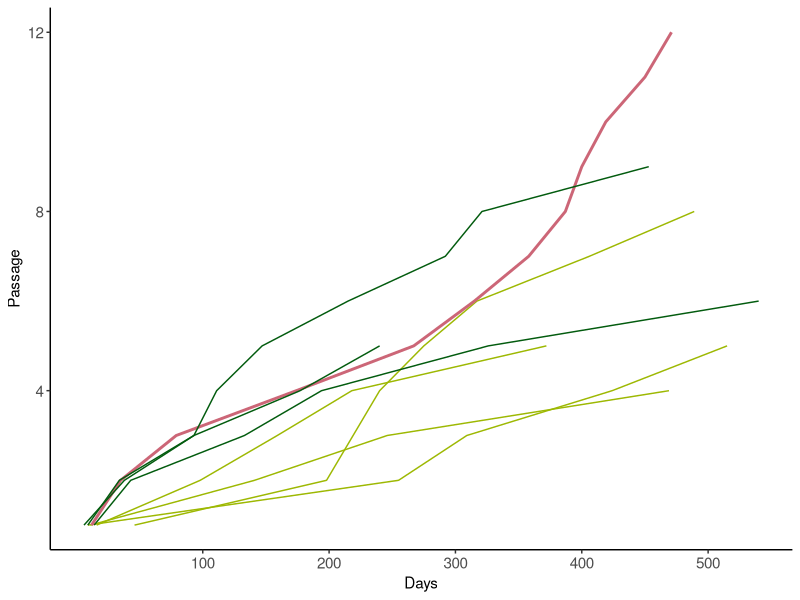
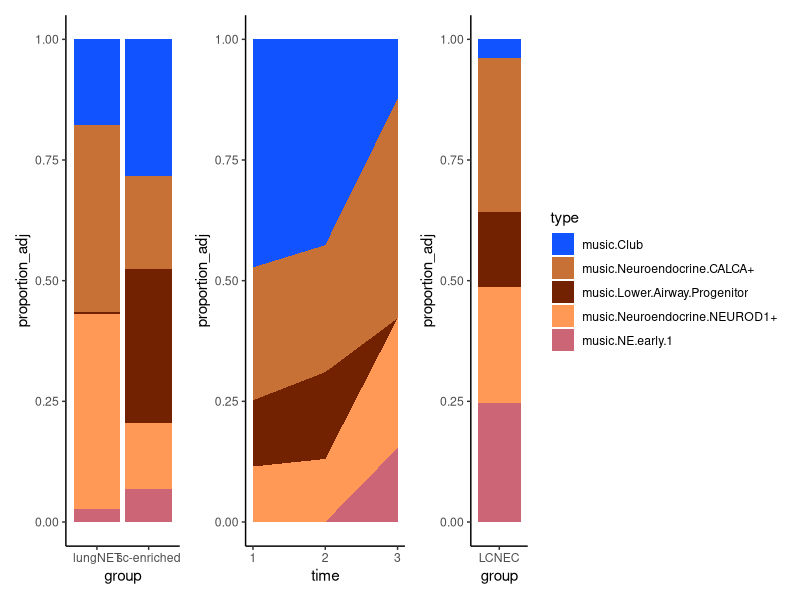

Write R code to recreate these figures, in order.
## ---- chunk 1
knitr::opts_chunk$set(echo = TRUE, message=FALSE, warning=FALSE)
## ---- chunk 2
library(openxlsx)
library(ggplot2)
library(tidyr)
library(patchwork)
## ---- chunk 3
passages <- read.xlsx("Data_Figure_5c_bottom_left.xlsx")

passages$sample <- factor(passages$sample, levels=c("LNET6", "LNET13", "LNET14", "LNET24", "LNET5", "LNET10", "LNET16", "LNET18"))
## ---- chunk 4
ggplot(passages, aes(x=Days, y=Passage, col=sample)) + geom_line(aes(size=sample)) + theme_classic() + 
  scale_color_manual(values=c("#9DB802", "#9DB802", "#9DB802", "#9DB802", "#025B0E", "#CC6677", "#025B0E", "#025B0E")) +
  scale_y_continuous(breaks = c(4,8,12)) +
  scale_x_continuous(breaks = c(100,200,300,400,500)) +
  scale_size_manual(values = c(0.5,0.5,0.5,0.5,0.5,1,0.5,0.5)) + 
  theme(legend.position="none") +
  theme(axis.text.y=element_text(size=11), axis.text.x=element_text(size=11), 
        axis.title.x=element_text(size=11), axis.title.y=element_text(size=11))
## ---- chunk 5
props_small <- read.xlsx("Data_Figure_5c_bottom_right_A.xlsx")
table_S1 <- read.xlsx("Supplementary_Table_S1.xlsx", startRow = 4)
table_S9 <- read.xlsx("Supplementary_Table_S9.xlsx", startRow = 4)
## ---- chunk 6
props_small$sum <- rowSums(props_small[,c(2:6)])
props_small <- props_small %>% gather(type, proportion, c(2:6))
props_small$proportion_adj <- props_small$proportion/props_small$sum
props_small$time <- ifelse(props_small$Sample=="LNET10T", 1, ifelse(props_small$Sample=="LNET10Tp4", 2, 3))
props_small$type <- factor(props_small$type, levels=c("Club","Neuroendocrine.CALCA.","Lower.Airway.Progenitor","Neuroendocrine.NEUROD1.","NE.early.1"))
## ---- chunk 7
props_full <- merge(table_S1[,c(1,13,47)], table_S9[,c(1,64,66,68,70,71)], by.x="sample.id", by.y="sample.id")
props_full <- props_full[!(is.na(props_full$music.Lower.Airway.Progenitor)), ]

NET <- as.data.frame(colMeans(props_full[which(props_full$`LNET.k.=.4.archetype`%in%c("Ca A1","Ca A2","Ca B")),c(4:8)]))
NET$type <- rownames(NET)
NET$group <- "lungNET"
colnames(NET)[1] <- "proportion"
rownames(NET) <- NULL 
NET$sum <- sum(NET$proportion)

sc  <- as.data.frame(colMeans(props_full[which(props_full$`LNET.k.=.4.archetype`=="sc-enriched"),c(4:8)]))
sc$type <- rownames(sc)
sc$group <- "sc-enriched"
colnames(sc)[1] <- "proportion"
rownames(sc) <- NULL 
sc$sum <- sum(sc$proportion)

LCNEC  <- as.data.frame(colMeans(props_full[which(props_full$type=="LCNEC"),c(4:8)]))
LCNEC$type <- rownames(LCNEC)
LCNEC$group <- "LCNEC"
colnames(LCNEC)[1] <- "proportion"
rownames(LCNEC) <- NULL 
LCNEC$sum <- sum(LCNEC$proportion)

props_full_plot <- rbind(rbind(NET, sc), LCNEC)
props_full_plot$proportion_adj <- props_full_plot$proportion/props_full_plot$sum
props_full_plot$type <- factor(props_full_plot$type, levels=c("music.Club","music.Neuroendocrine.CALCA+","music.Lower.Airway.Progenitor","music.Neuroendocrine.NEUROD1+","music.NE.early.1"))
props_full_plot$group <- factor(props_full_plot$group, levels=c("lungNET", "sc-enriched", "LCNEC"))
## ---- chunk 8
p1 <- ggplot(props_full_plot[which(props_full_plot$group %in% c("lungNET", "sc-enriched")),], aes(x=group, y=proportion_adj, fill=type)) + 
  geom_bar(position="stack", stat="identity") + theme_classic() + 
  scale_fill_manual(values=c("#1154ff", "#c87137", "#722200", "#ff9955", "#cc6677" )) +
  theme(legend.position = "none")

p2 <- ggplot(props_small, aes(x=time, y=proportion_adj, fill=type)) + 
  geom_area() + scale_x_continuous(breaks = c(1,2,3)) + 
  theme_classic() + 
  scale_fill_manual(values=c("#1154ff", "#c87137", "#722200", "#ff9955", "#cc6677" )) +
  theme(legend.position = "none")

p3 <- ggplot(props_full_plot[which(props_full_plot$group == "LCNEC"),], aes(x=group, y=proportion_adj, fill=type)) + 
  geom_bar(position="stack", stat="identity") + theme_classic() + 
  scale_fill_manual(values=c("#1154ff", "#c87137", "#722200", "#ff9955", "#cc6677" )) +
  theme(legend.position = "right")

patchwork <- p1+p2+p3 + plot_layout(widths = c(8,11.2,4))
patchwork
